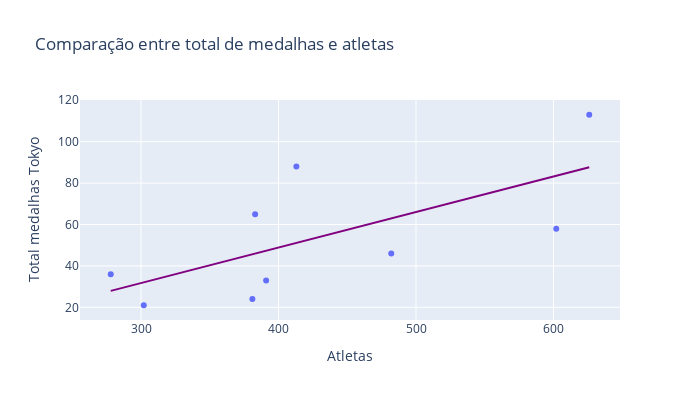

Here is the notebook cell this chart was saved with:
### Code cell
fig = px.scatter(df_medalhas, x='Atletas', y='Total medalhas Tokyo', trendline="ols",
                 width=700, height=400, title= 'Comparação entre total de medalhas e atletas')
fig.data[1].line.color = 'purple'

fig.show()

### Figure 1 — Plotly figure (JSON) as saved in the notebook; plotly's stock layout.template omitted (floating-point values rounded to 4 significant figures)
{"data": [{"hovertemplate": "Atletas=%{x}<br>Total medalhas Tokyo=%{y}<extra></extra>", "legendgroup": "", "marker": {"color": "#636efa", "symbol": "circle"}, "mode": "markers", "name": "", "orientation": "v", "showlegend": false, "type": "scatter", "x": [626, 413, 602, 383, 482, 278, 391, 381, 302], "xaxis": "x", "y": [113, 88, 58, 65, 46, 36, 33, 24, 21], "yaxis": "y"}, {"hovertemplate": "<b>OLS trendline</b><br>Total medalhas Tokyo = 0.171424 * Atletas + -19.7059<br>R<sup>2</sup>=0.451331<br><br>Atletas=%{x}<br>Total medalhas Tokyo=%{y} <b>(trend)</b><extra></extra>", "legendgroup": "", "line": {"color": "purple"}, "marker": {"color": "#636efa", "symbol": "circle"}, "mode": "lines", "name": "", "showlegend": false, "type": "scatter", "x": [278, 302, 381, 383, 391, 413, 482, 602, 626], "xaxis": "x", "y": [27.95, 32.06, 45.61, 45.95, 47.32, 51.09, 62.92, 83.49, 87.61], "yaxis": "y"}], "layout": {"height": 400, "legend": {"tracegroupgap": 0}, "title": {"text": "Comparação entre total de medalhas e atletas"}, "width": 700, "xaxis": {"anchor": "y", "domain": [0, 1], "title": {"text": "Atletas"}}, "yaxis": {"anchor": "x", "domain": [0, 1], "title": {"text": "Total medalhas Tokyo"}}}}
